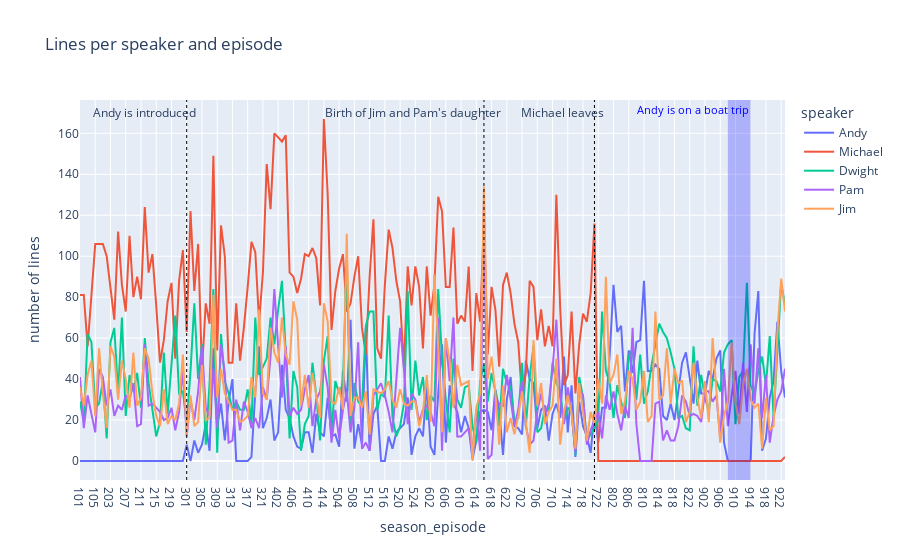

This figure's notebook cell:
### Code cell
speaker_list = ["Michael", "Dwight", "Jim", "Pam", "Andy"]

lines_per_speaker_episode = df.loc[df["speaker"].isin(speaker_list)].groupby(["speaker", "season_episode"]).count()["line_text"].unstack(fill_value=0).stack().reset_index(level=['speaker', 'season_episode']).sort_values("season_episode")
lines_per_speaker_episode.sort_values(["season_episode"], inplace=True)
lines_per_speaker_episode.rename(columns={0: "number of lines"}, inplace=True)

fig = px.line(lines_per_speaker_episode, x="season_episode", y="number of lines", color="speaker", title="Lines per speaker and episode")

fig.add_annotation(
    x=17
    , y=170
    , text=f'Andy is introduced'
    , showarrow=False
    , align="left")

fig.add_annotation(
    x=87.5
    , y=170
    , text=f'Birth of Jim and Pam\'s daughter'
    , showarrow=False
    , align="left")

fig.add_annotation(
    x=126.5
    , y=170
    , text=f'Michael leaves'
    , showarrow=False
    , align="left")

fig.update_layout(shapes=
                  [dict(type= 'line',
                        yref= 'paper', y0= 0, y1= 1,
                        xref= 'x', x0=28, x1=28,
                        line=dict(color="Black",
                                  width=1,
                                  dash="dot")
                        ),
                    dict(type= 'line',
                        yref= 'paper', y0= 0, y1= 1,
                        xref= 'x', x0=106, x1=106,
                        line=dict(color="Black",
                                  width=1,
                                  dash="dot")
                        ),
                    dict(type= 'line',
                        yref= 'paper', y0= 0, y1= 1,
                        xref= 'x', x0=135, x1=135,
                        line=dict(color="Black",
                                  width=1,
                                  dash="dot")
                        ),
                  ]                
                  )

fig.add_vrect(x0="170", x1="176", 
              annotation_text="Andy is on a boat trip", annotation_position="top right",  
              annotation_font_size=11,
              annotation_font_color="Blue",
              fillcolor="blue", opacity=0.25, line_width=0)

### Figure 1 — Plotly figure (JSON) as saved in the notebook; plotly's stock layout.template omitted (floating-point values rounded to 4 significant figures; data arrays with more than 128 entries replaced by an {"elided": "..."} marker saying what was removed)
{"data": [{"hovertemplate": "speaker=Andy<br>season_episode=%{x}<br>number of lines=%{y}<extra></extra>", "legendgroup": "Andy", "line": {"color": "#636efa", "dash": "solid"}, "marker": {"symbol": "circle"}, "mode": "lines", "name": "Andy", "orientation": "v", "showlegend": true, "type": "scatter", "x": {"elided": "186 str values"}, "xaxis": "x", "y": {"elided": "186 int values"}, "yaxis": "y"}, {"hovertemplate": "speaker=Michael<br>season_episode=%{x}<br>number of lines=%{y}<extra></extra>", "legendgroup": "Michael", "line": {"color": "#EF553B", "dash": "solid"}, "marker": {"symbol": "circle"}, "mode": "lines", "name": "Michael", "orientation": "v", "showlegend": true, "type": "scatter", "x": {"elided": "186 str values"}, "xaxis": "x", "y": {"elided": "186 int values"}, "yaxis": "y"}, {"hovertemplate": "speaker=Dwight<br>season_episode=%{x}<br>number of lines=%{y}<extra></extra>", "legendgroup": "Dwight", "line": {"color": "#00cc96", "dash": "solid"}, "marker": {"symbol": "circle"}, "mode": "lines", "name": "Dwight", "orientation": "v", "showlegend": true, "type": "scatter", "x": {"elided": "186 str values"}, "xaxis": "x", "y": {"elided": "186 int values"}, "yaxis": "y"}, {"hovertemplate": "speaker=Pam<br>season_episode=%{x}<br>number of lines=%{y}<extra></extra>", "legendgroup": "Pam", "line": {"color": "#ab63fa", "dash": "solid"}, "marker": {"symbol": "circle"}, "mode": "lines", "name": "Pam", "orientation": "v", "showlegend": true, "type": "scatter", "x": {"elided": "186 str values"}, "xaxis": "x", "y": {"elided": "186 int values"}, "yaxis": "y"}, {"hovertemplate": "speaker=Jim<br>season_episode=%{x}<br>number of lines=%{y}<extra></extra>", "legendgroup": "Jim", "line": {"color": "#FFA15A", "dash": "solid"}, "marker": {"symbol": "circle"}, "mode": "lines", "name": "Jim", "orientation": "v", "showlegend": true, "type": "scatter", "x": {"elided": "186 str values"}, "xaxis": "x", "y": {"elided": "186 int values"}, "yaxis": "y"}], "layout": {"annotations": [{"align": "left", "showarrow": false, "text": "Andy is introduced", "x": 17, "y": 170}, {"align": "left", "showarrow": false, "text": "Birth of Jim and Pam's daughter", "x": 87.5, "y": 170}, {"align": "left", "showarrow": false, "text": "Michael leaves", "x": 126.5, "y": 170}, {"font": {"color": "Blue", "size": 11}, "showarrow": false, "text": "Andy is on a boat trip", "x": "176", "xanchor": "right", "xref": "x", "y": 1, "yanchor": "top", "yref": "y domain"}], "legend": {"title": {"text": "speaker"}, "tracegroupgap": 0}, "shapes": [{"line": {"color": "Black", "dash": "dot", "width": 1}, "type": "line", "x0": 28, "x1": 28, "xref": "x", "y0": 0, "y1": 1, "yref": "paper"}, {"line": {"color": "Black", "dash": "dot", "width": 1}, "type": "line", "x0": 106, "x1": 106, "xref": "x", "y0": 0, "y1": 1, "yref": "paper"}, {"line": {"color": "Black", "dash": "dot", "width": 1}, "type": "line", "x0": 135, "x1": 135, "xref": "x", "y0": 0, "y1": 1, "yref": "paper"}, {"fillcolor": "blue", "line": {"width": 0}, "opacity": 0.25, "type": "rect", "x0": "170", "x1": "176", "xref": "x", "y0": 0, "y1": 1, "yref": "y domain"}], "title": {"text": "Lines per speaker and episode"}, "xaxis": {"anchor": "y", "domain": [0, 1], "title": {"text": "season_episode"}}, "yaxis": {"anchor": "x", "domain": [0, 1], "title": {"text": "number of lines"}}}}
